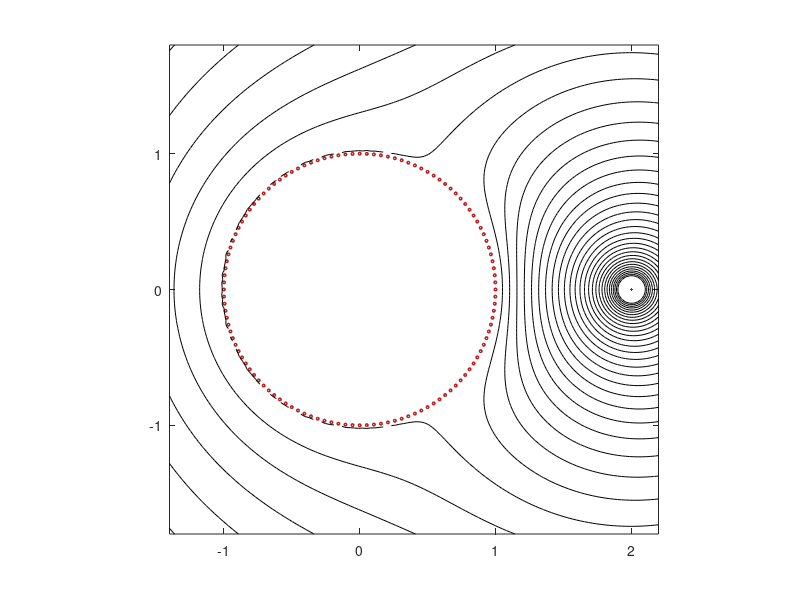

Write MATLAB code to recreate this figure.
% Solve the problem:
n = 120; r = 0.01; % number and radius of disks
c = exp(2i*pi*(1:n)/n); % centers of the disks
rr = r*ones(size(c)); % vector of radii
N = max(0,round(4+.5*log10(r))); % number of terms in expansions
npts = 3*N+2; % number of sample points on circles
circ = exp((1:npts)'*2i*pi/npts); % roots of unity for collocation
z = []; for j = 1:n
z = [z; c(j)+rr(j)*circ]; end % collocation points
A = [0; -ones(size(z))]; % the constant term
zs = 2; % location of the singularity
rhs = [0; -log(abs(z-zs))]; % right-hand side
for j = 1:n
A = [A [1; log(abs(z-c(j)))]]; % the logarithmic terms
for k = 1:N
zck = (z-c(j)).^(-k);
A = [A [0;real(zck)] [0;imag(zck)]]; % the algebraic terms
end
end
X = A\rhs; % solve least-squares problem
e = X(1); X(1) =[]; % constant potential on wires
d = X(1:2*N+1:end); X(1:2*N+1:end) = []; % coeffs of log terms
a = X(1:2:end); b = X(2:2:end); % coeffs of algebraic terms
% Plot the solution:
x = linspace(-1.4,2.2,120); y = linspace(-1.8,1.8,120);
[xx,yy] = meshgrid(x,y); zz = xx+1i*yy; uu = log(abs(zz-zs));
for j = 1:n
uu = uu+d(j)*log(abs(zz-c(j)));
for k = 1:N, zck = (zz-c(j)).^(-k); kk = k+(j-1)*N;
uu = uu+a(kk)*real(zck)+b(kk)*imag(zck); end
end
for j = 1:n, uu(abs(zz-c(j))<rr(j)) = NaN; end
z = exp(pi*1i*(-50:50)'/50);
for j = 1:n, disk = c(j)+rr(j)*z; fill(real(disk),imag(disk),[1 .7 .7])
hold on, plot(disk,'-r'), end
contour(xx,yy,uu,-2:.1:1.2), colormap([0 0 0]), axis([-1.4 2.2 -1.8 1.8])
axis square, plot(real(zs),imag(zs),'.r')